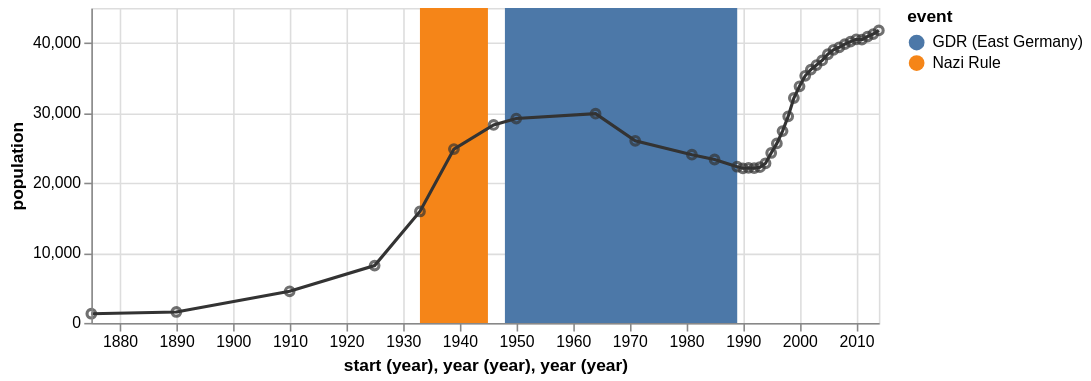

This figure's Vega-Lite source:
### Vega specification from a JSON file in a GitHub repository (floating-point values rounded to 4 significant figures)
{"$schema": "https://vega.github.io/schema/vega/v3.0.json", "description": "The population of the German city of Falkensee over time", "autosize": "pad", "padding": 5, "width": 500, "height": 200, "style": "cell", "data": [{"name": "source_0", "values": [{"start": "1933", "end": "1945", "event": "Nazi Rule"}, {"start": "1948", "end": "1989", "event": "GDR (East Germany)"}], "format": {}}, {"name": "source_1", "values": [{"year": "1875", "population": 1309}, {"year": "1890", "population": 1558}, {"year": "1910", "population": 4512}, {"year": "1925", "population": 8180}, {"year": "1933", "population": 15915}, {"year": "1939", "population": 24824}, {"year": "1946", "population": 28275}, {"year": "1950", "population": 29189}, {"year": "1964", "population": 29881}, {"year": "1971", "population": 26007}, {"year": "1981", "population": 24029}, {"year": "1985", "population": 23340}, {"year": "1989", "population": 22307}, {"year": "1990", "population": 22087}, {"year": "1991", "population": 22139}, {"year": "1992", "population": 22105}, {"year": "1993", "population": 22242}, {"year": "1994", "population": 22801}, {"year": "1995", "population": 24273}, {"year": "1996", "population": 25640}, {"year": "1997", "population": 27393}, {"year": "1998", "population": 29505}, {"year": "1999", "population": 32124}, {"year": "2000", "population": 33791}, {"year": "2001", "population": 35297}, {"year": "2002", "population": 36179}, {"year": "2003", "population": 36829}, {"year": "2004", "population": 37493}, {"year": "2005", "population": 38376}, {"year": "2006", "population": 39008}, {"year": "2007", "population": 39366}, {"year": "2008", "population": 39821}, {"year": "2009", "population": 40179}, {"year": "2010", "population": 40511}, {"year": "2011", "population": 40465}, {"year": "2012", "population": 40905}, {"year": "2013", "population": 41258}, {"year": "2014", "population": 41777}], "format": {}}, {"name": "data_0", "source": "source_0", "transform": [{"type": "formula", "expr": "timeParse(datum[\"start\"],'%Y')", "as": "start"}, {"type": "formula", "expr": "timeParse(datum[\"end\"],'%Y')", "as": "end"}, {"type": "formula", "as": "year_start", "expr": "datetime(year(datum[\"start\"]), 0, 1, 0, 0, 0, 0)"}, {"type": "formula", "as": "year_end", "expr": "datetime(year(datum[\"end\"]), 0, 1, 0, 0, 0, 0)"}, {"type": "filter", "expr": "datum[\"year_start\"] !== null && !isNaN(datum[\"year_start\"])"}]}, {"name": "data_1", "source": "source_1", "transform": [{"type": "formula", "expr": "timeParse(datum[\"year\"],'%Y')", "as": "year"}]}, {"name": "data_2", "source": "data_1", "transform": [{"type": "formula", "expr": "toDate(datum[\"year\"])", "as": "year"}, {"type": "formula", "expr": "toNumber(datum[\"population\"])", "as": "population"}, {"type": "formula", "as": "year_year", "expr": "datetime(year(datum[\"year\"]), 0, 1, 0, 0, 0, 0)"}, {"type": "filter", "expr": "datum[\"year_year\"] !== null && !isNaN(datum[\"year_year\"]) && datum[\"population\"] !== null && !isNaN(datum[\"population\"])"}]}, {"name": "data_3", "source": "data_1", "transform": [{"type": "formula", "expr": "toDate(datum[\"year\"])", "as": "year"}, {"type": "formula", "expr": "toNumber(datum[\"population\"])", "as": "population"}, {"type": "formula", "as": "year_year", "expr": "datetime(year(datum[\"year\"]), 0, 1, 0, 0, 0, 0)"}, {"type": "filter", "expr": "datum[\"year_year\"] !== null && !isNaN(datum[\"year_year\"]) && datum[\"population\"] !== null && !isNaN(datum[\"population\"])"}]}], "marks": [{"name": "layer_0_marks", "type": "rect", "style": ["rect"], "from": {"data": "data_0"}, "encode": {"update": {"x": {"scale": "x", "field": "year_start"}, "x2": {"scale": "x", "field": "year_end"}, "y": {"value": 0}, "y2": {"field": {"group": "height"}}, "fill": {"scale": "color", "field": "event"}}}}, {"name": "layer_1_marks", "type": "line", "style": ["line"], "sort": {"field": "datum[\"year_year\"]", "order": "descending"}, "from": {"data": "data_2"}, "encode": {"update": {"x": {"scale": "x", "field": "year_year"}, "y": {"scale": "y", "field": "population"}, "stroke": {"value": "#333"}}}}, {"name": "layer_2_marks", "type": "symbol", "style": ["point"], "from": {"data": "data_3"}, "encode": {"update": {"x": {"scale": "x", "field": "year_year"}, "y": {"scale": "y", "field": "population"}, "stroke": {"value": "#333"}, "fill": {"value": "transparent"}, "opacity": {"value": 0.7}}}}], "scales": [{"name": "x", "type": "time", "domain": {"fields": [{"data": "data_0", "field": "year_start"}, {"data": "data_0", "field": "year_end"}, {"data": "data_2", "field": "year_year"}, {"data": "data_3", "field": "year_year"}], "sort": true}, "range": [0, {"signal": "width"}]}, {"name": "color", "type": "ordinal", "domain": {"data": "data_0", "field": "event", "sort": true}, "range": "category"}, {"name": "y", "type": "linear", "domain": {"fields": [{"data": "data_2", "field": "population"}, {"data": "data_3", "field": "population"}], "sort": true}, "range": [{"signal": "height"}, 0], "nice": true, "zero": true}], "axes": [{"scale": "x", "orient": "bottom", "labelFlush": true, "labelOverlap": true, "tickCount": {"signal": "ceil(width/40)"}, "title": "start (year), year (year), year (year)", "zindex": 1, "encode": {"labels": {"update": {"text": {"signal": "timeFormat(datum.value, '%Y')"}}}}}, {"scale": "x", "orient": "bottom", "domain": false, "grid": true, "labels": false, "maxExtent": 0, "minExtent": 0, "tickCount": {"signal": "ceil(width/40)"}, "ticks": false, "zindex": 0, "gridScale": "y"}, {"scale": "y", "orient": "left", "labelOverlap": true, "tickCount": {"signal": "ceil(height/40)"}, "title": "population", "zindex": 1}, {"scale": "y", "orient": "left", "domain": false, "grid": true, "labels": false, "maxExtent": 0, "minExtent": 0, "tickCount": {"signal": "ceil(height/40)"}, "ticks": false, "zindex": 0, "gridScale": "x"}], "legends": [{"fill": "color", "title": "event"}], "config": {"axisY": {"minExtent": 30}}}
